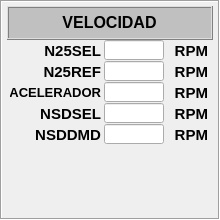
   <widget class="QFrame" name="Velocidad">
    <property name="geometry">
     <rect>
      <x>600</x>
      <y>5</y>
      <width>220</width>
      <height>220</height>
     </rect>
    </property>
    <property name="styleSheet">
     <string notr="true">background-color: none;</string>
    </property>
    <property name="frameShape">
     <enum>QFrame::Box</enum>
    </property>
    <property name="frameShadow">
     <enum>QFrame::Sunken</enum>
    </property>
    <layout class="QGridLayout" name="gridLayout_12">
     <property name="margin">
      <number>4</number>
     </property>
     <property name="spacing">
      <number>0</number>
     </property>
     <item row="0" column="0">
      <layout class="QVBoxLayout" name="verticalLayout_10">
       <item>
        <widget class="QFrame" name="frame_20">
         <property name="minimumSize">
          <size>
           <width>206</width>
           <height>34</height>
          </size>
         </property>
         <property name="maximumSize">
          <size>
           <width>16777215</width>
           <height>34</height>
          </size>
         </property>
         <property name="styleSheet">
          <string notr="true">background-color: rgb(192, 192, 192);</string>
         </property>
         <property name="frameShape">
          <enum>QFrame::Box</enum>
         </property>
         <property name="frameShadow">
          <enum>QFrame::Raised</enum>
         </property>
         <layout class="QGridLayout" name="gridLayout_11">
          <property name="margin">
           <number>0</number>
          </property>
          <property name="spacing">
           <number>0</number>
          </property>
          <item row="0" column="0">
           <widget class="QLabel" name="label_17">
            <property name="minimumSize">
             <size>
              <width>111</width>
              <height>21</height>
             </size>
            </property>
            <property name="maximumSize">
             <size>
              <width>111</width>
              <height>21</height>
             </size>
            </property>
            <property name="font">
             <font>
              <pointsize>12</pointsize>
              <weight>75</weight>
              <bold>true</bold>
             </font>
            </property>
            <property name="text">
             <string>VELOCIDAD</string>
            </property>
            <property name="alignment">
             <set>Qt::AlignCenter</set>
            </property>
           </widget>
          </item>
         </layout>
        </widget>
       </item>
       <item>
        <layout class="QHBoxLayout" name="horizontalLayout_39">
         <item>
          <widget class="QLabel" name="label_18">
           <property name="minimumSize">
            <size>
             <width>91</width>
             <height>21</height>
            </size>
           </property>
           <property name="maximumSize">
            <size>
             <width>91</width>
             <height>21</height>
            </size>
           </property>
           <property name="font">
            <font>
             <pointsize>11</pointsize>
             <weight>75</weight>
             <bold>true</bold>
            </font>
           </property>
           <property name="text">
            <string>N25SEL</string>
           </property>
           <property name="alignment">
            <set>Qt::AlignRight|Qt::AlignTrailing|Qt::AlignVCenter</set>
           </property>
          </widget>
         </item>
         <item>
          <widget class="QLineEdit" name="leVelN25S">
           <property name="minimumSize">
            <size>
             <width>60</width>
             <height>20</height>
            </size>
           </property>
           <property name="maximumSize">
            <size>
             <width>60</width>
             <height>20</height>
            </size>
           </property>
           <property name="font">
            <font>
             <kerning>true</kerning>
            </font>
           </property>
           <property name="cursor">
            <cursorShape>IBeamCursor</cursorShape>
           </property>
           <property name="autoFillBackground">
            <bool>false</bool>
           </property>
           <property name="frame">
            <bool>true</bool>
           </property>
          </widget>
         </item>
         <item>
          <widget class="QLabel" name="label_23">
           <property name="minimumSize">
            <size>
             <width>41</width>
             <height>21</height>
            </size>
           </property>
           <property name="maximumSize">
            <size>
             <width>41</width>
             <height>21</height>
            </size>
           </property>
           <property name="font">
            <font>
             <pointsize>11</pointsize>
             <weight>75</weight>
             <bold>true</bold>
            </font>
           </property>
           <property name="text">
            <string>RPM</string>
           </property>
           <property name="alignment">
            <set>Qt::AlignRight|Qt::AlignTrailing|Qt::AlignVCenter</set>
           </property>
          </widget>
         </item>
        </layout>
       </item>
       <item>
        <layout class="QHBoxLayout" name="horizontalLayout_40">
         <item>
          <widget class="QLabel" name="label_19">
           <property name="minimumSize">
            <size>
             <width>91</width>
             <height>21</height>
            </size>
           </property>
           <property name="maximumSize">
            <size>
             <width>91</width>
             <height>21</height>
            </size>
           </property>
           <property name="font">
            <font>
             <pointsize>11</pointsize>
             <weight>75</weight>
             <bold>true</bold>
            </font>
           </property>
           <property name="text">
            <string>N25REF</string>
           </property>
           <property name="alignment">
            <set>Qt::AlignRight|Qt::AlignTrailing|Qt::AlignVCenter</set>
           </property>
          </widget>
         </item>
         <item>
          <widget class="QLineEdit" name="leVelN25R">
           <property name="minimumSize">
            <size>
             <width>60</width>
             <height>20</height>
            </size>
           </property>
           <property name="maximumSize">
            <size>
             <width>60</width>
             <height>20</height>
            </size>
           </property>
           <property name="font">
            <font>
             <kerning>true</kerning>
            </font>
           </property>
           <property name="cursor">
            <cursorShape>IBeamCursor</cursorShape>
           </property>
           <property name="autoFillBackground">
            <bool>false</bool>
           </property>
           <property name="frame">
            <bool>true</bool>
           </property>
          </widget>
         </item>
         <item>
          <widget class="QLabel" name="label_25">
           <property name="minimumSize">
            <size>
             <width>41</width>
             <height>21</height>
            </size>
           </property>
           <property name="maximumSize">
            <size>
             <width>41</width>
             <height>21</height>
            </size>
           </property>
           <property name="font">
            <font>
             <pointsize>11</pointsize>
             <weight>75</weight>
             <bold>true</bold>
            </font>
           </property>
           <property name="text">
            <string>RPM</string>
           </property>
           <property name="alignment">
            <set>Qt::AlignRight|Qt::AlignTrailing|Qt::AlignVCenter</set>
           </property>
          </widget>
         </item>
        </layout>
       </item>
       <item>
        <layout class="QHBoxLayout" name="horizontalLayout_41">
         <item>
          <widget class="QLabel" name="label_20">
           <property name="minimumSize">
            <size>
             <width>91</width>
             <height>21</height>
            </size>
           </property>
           <property name="maximumSize">
            <size>
             <width>91</width>
             <height>21</height>
            </size>
           </property>
           <property name="font">
            <font>
             <pointsize>10</pointsize>
             <weight>75</weight>
             <bold>true</bold>
            </font>
           </property>
           <property name="text">
            <string>ACELERADOR</string>
           </property>
           <property name="alignment">
            <set>Qt::AlignRight|Qt::AlignTrailing|Qt::AlignVCenter</set>
           </property>
          </widget>
         </item>
         <item>
          <widget class="QLineEdit" name="leVelAcel">
           <property name="minimumSize">
            <size>
             <width>60</width>
             <height>20</height>
            </size>
           </property>
           <property name="maximumSize">
            <size>
             <width>60</width>
             <height>20</height>
            </size>
           </property>
           <property name="font">
            <font>
             <kerning>true</kerning>
            </font>
           </property>
           <property name="cursor">
            <cursorShape>IBeamCursor</cursorShape>
           </property>
           <property name="autoFillBackground">
            <bool>false</bool>
           </property>
           <property name="frame">
            <bool>true</bool>
           </property>
          </widget>
         </item>
         <item>
          <widget class="QLabel" name="label_26">
           <property name="minimumSize">
            <size>
             <width>41</width>
             <height>21</height>
            </size>
           </property>
           <property name="maximumSize">
            <size>
             <width>41</width>
             <height>21</height>
            </size>
           </property>
           <property name="font">
            <font>
             <pointsize>11</pointsize>
             <weight>75</weight>
             <bold>true</bold>
            </font>
           </property>
           <property name="text">
            <string>RPM</string>
           </property>
           <property name="alignment">
            <set>Qt::AlignRight|Qt::AlignTrailing|Qt::AlignVCenter</set>
           </property>
          </widget>
         </item>
        </layout>
       </item>
       <item>
        <layout class="QHBoxLayout" name="horizontalLayout_42">
         <item>
          <widget class="QLabel" name="label_21">
           <property name="minimumSize">
            <size>
             <width>91</width>
             <height>21</height>
            </size>
           </property>
           <property name="maximumSize">
            <size>
             <width>91</width>
             <height>21</height>
            </size>
           </property>
           <property name="font">
            <font>
             <pointsize>11</pointsize>
             <weight>75</weight>
             <bold>true</bold>
            </font>
           </property>
           <property name="text">
            <string>NSDSEL</string>
           </property>
           <property name="alignment">
            <set>Qt::AlignRight|Qt::AlignTrailing|Qt::AlignVCenter</set>
           </property>
          </widget>
         </item>
         <item>
          <widget class="QLineEdit" name="leVelNSDS">
           <property name="minimumSize">
            <size>
             <width>60</width>
             <height>20</height>
            </size>
           </property>
           <property name="maximumSize">
            <size>
             <width>60</width>
             <height>20</height>
            </size>
           </property>
           <property name="font">
            <font>
             <kerning>true</kerning>
            </font>
           </property>
           <property name="cursor">
            <cursorShape>IBeamCursor</cursorShape>
           </property>
           <property name="autoFillBackground">
            <bool>false</bool>
           </property>
           <property name="frame">
            <bool>true</bool>
           </property>
          </widget>
         </item>
         <item>
          <widget class="QLabel" name="label_27">
           <property name="minimumSize">
            <size>
             <width>41</width>
             <height>21</height>
            </size>
           </property>
           <property name="maximumSize">
            <size>
             <width>41</width>
             <height>21</height>
            </size>
           </property>
           <property name="font">
            <font>
             <pointsize>11</pointsize>
             <weight>75</weight>
             <bold>true</bold>
            </font>
           </property>
           <property name="text">
            <string>RPM</string>
           </property>
           <property name="alignment">
            <set>Qt::AlignRight|Qt::AlignTrailing|Qt::AlignVCenter</set>
           </property>
          </widget>
         </item>
        </layout>
       </item>
       <item>
        <layout class="QHBoxLayout" name="horizontalLayout_43">
         <item>
          <widget class="QLabel" name="label_22">
           <property name="minimumSize">
            <size>
             <width>91</width>
             <height>21</height>
            </size>
           </property>
           <property name="maximumSize">
            <size>
             <width>91</width>
             <height>21</height>
            </size>
           </property>
           <property name="font">
            <font>
             <pointsize>11</pointsize>
             <weight>75</weight>
             <bold>true</bold>
            </font>
           </property>
           <property name="text">
            <string>NSDDMD</string>
           </property>
           <property name="alignment">
            <set>Qt::AlignRight|Qt::AlignTrailing|Qt::AlignVCenter</set>
           </property>
          </widget>
         </item>
         <item>
          <widget class="QLineEdit" name="leVelNSDD">
           <property name="minimumSize">
            <size>
             <width>60</width>
             <height>20</height>
            </size>
           </property>
           <property name="maximumSize">
            <size>
             <width>60</width>
             <height>20</height>
            </size>
           </property>
           <property name="font">
            <font>
             <kerning>true</kerning>
            </font>
           </property>
           <property name="cursor">
            <cursorShape>IBeamCursor</cursorShape>
           </property>
           <property name="autoFillBackground">
            <bool>false</bool>
           </property>
           <property name="frame">
            <bool>true</bool>
           </property>
          </widget>
         </item>
         <item>
          <widget class="QLabel" name="label_24">
           <property name="minimumSize">
            <size>
             <width>41</width>
             <height>21</height>
            </size>
           </property>
           <property name="maximumSize">
            <size>
             <width>41</width>
             <height>21</height>
            </size>
           </property>
           <property name="font">
            <font>
             <pointsize>11</pointsize>
             <weight>75</weight>
             <bold>true</bold>
            </font>
           </property>
           <property name="text">
            <string>RPM</string>
           </property>
           <property name="alignment">
            <set>Qt::AlignRight|Qt::AlignTrailing|Qt::AlignVCenter</set>
           </property>
          </widget>
         </item>
        </layout>
       </item>
       <item>
        <spacer name="verticalSpacer">
         <property name="orientation">
          <enum>Qt::Vertical</enum>
         </property>
         <property name="sizeHint" stdset="0">
          <size>
           <width>20</width>
           <height>40</height>
          </size>
         </property>
        </spacer>
       </item>
      </layout>
     </item>
    </layout>
   </widget>
